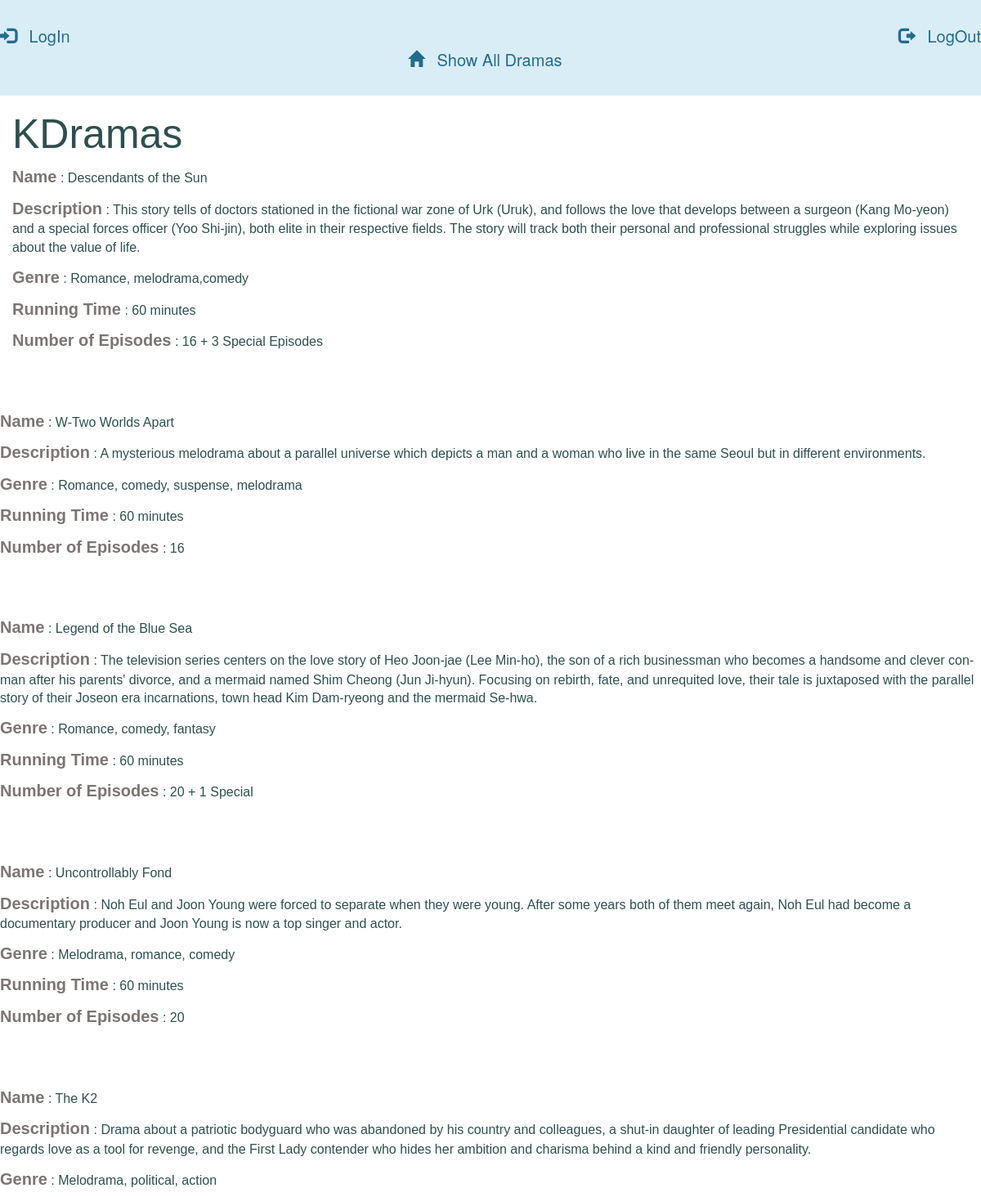
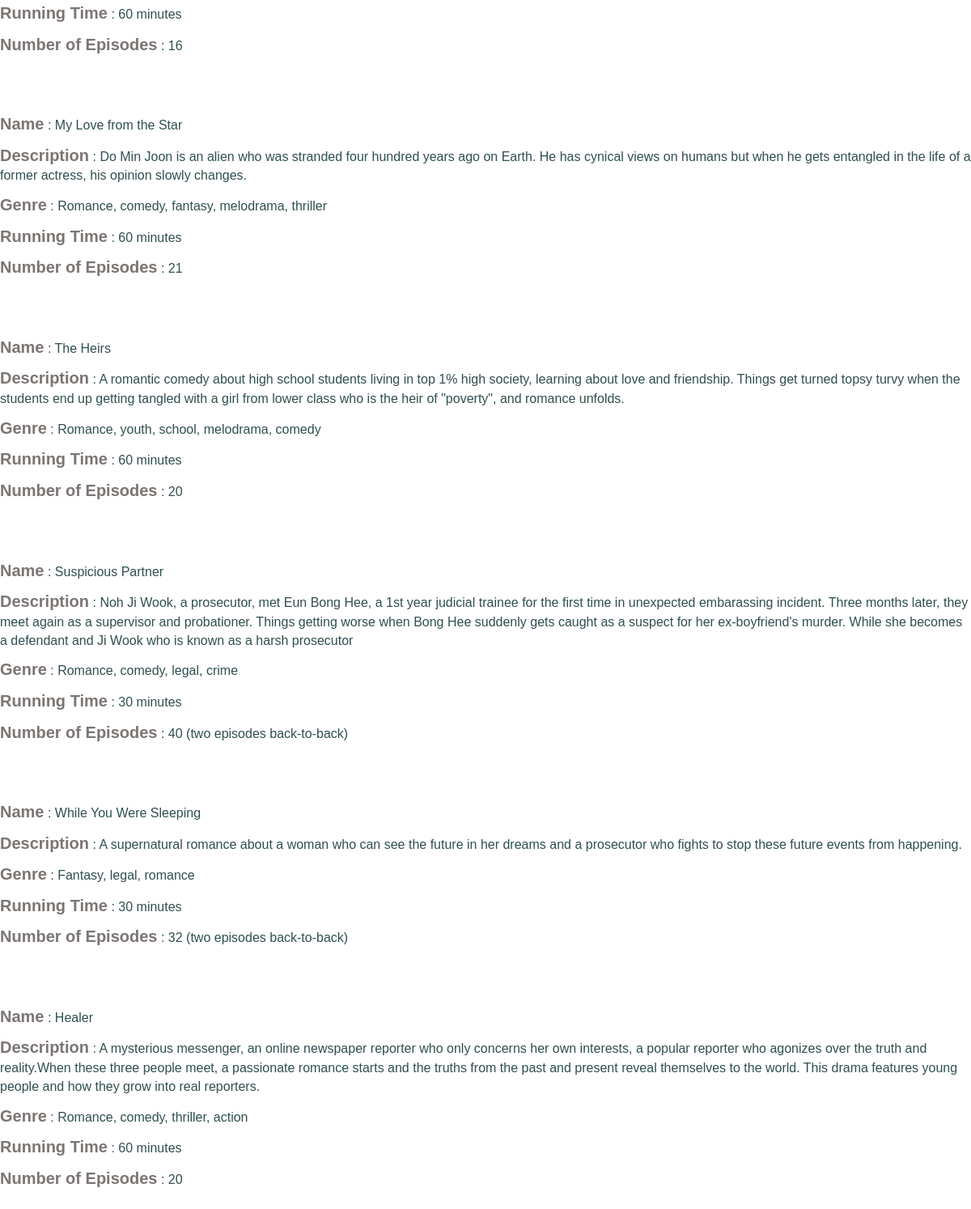
/dramas/1/dramasCat/, run on the app's committed database (2 pictures, top to bottom).
### database_setup.py (models this page shows, shortened)
class Dramas(Base):
    __tablename__ = 'dramas'
    id = Column(Integer, primary_key=True)
    name = Column(String(250), nullable=False)
    user_id = Column(Integer, ForeignKey('user.id'))
    user = relationship(User)

class DramaLang(Base):
    __tablename__ = 'dramas_lang'
    name = Column(String(250), nullable=False)
    id = Column(Integer, primary_key=True)
    description = Column(String(250))
    genre = Column(String(250))
    running_time = Column(String(10))
    no_of_episodes = Column(String(250))
    dramas_id = Column(Integer, ForeignKey('dramas.id'))
    dramas = relationship(Dramas)
    user_id = Column(Integer, ForeignKey('user.id'))
    user = relationship(User)

### project.py (the view)
@app.route('/dramas/<int:dramas_id>/')
@app.route('/dramas/<int:dramas_id>/dramasCat/')
def dramaList(dramas_id):
    dramas = session.query(Dramas).filter_by(id=dramas_id).one_or_none()
    creator = getUserInfo(dramas.user_id)
    dlist = session.query(DramaLang).filter_by(dramas_id=dramas_id)
    if 'username' not in login_session:
        return render_template('publicDramaLang.html',
                               dlist=dlist, dramas=dramas,
                               creator=creator)
    else:
        return render_template('drama.html', dlist=dlist,
                               dramas=dramas, creator=creator)

### project.py (called while the page is built)
def getUserInfo(user_id):
    user = session.query(User).filter_by(id=user_id).all()
    return user

### templates/publicDramaLang.html (shortened to what this page needs)
{% extends "main.html" %}
{% block content %}
{% include "header.html" %}
<h1>{{dramas.name}}
</h1>
{% for i in dlist%}
    <p><strong>Name</strong> :  {{i.name}}</p>
        <p><strong>Description</strong> :  {{i.description}}</p>
        <p><strong>Genre</strong> :  {{i.genre}}</p>
        <p><strong>Running Time</strong> :  {{i.running_time}}</p>
        <p><strong>Number of Episodes</strong> :  {{i.no_of_episodes}}</p>
        <br>
        <br>
        <br>
     </div>
{% endfor %}
{% endblock %}

### static/styles.css (style rules this page uses)
h1 { font-family: 'Trebuchet MS', 'Lucida Sans Unicode', 'Lucida Grande', 'Lucida Sans', Arial, sans-serif; font-size: 50px; color: #2F4F4F; display: block; }
p { font-family: 'Trebuchet MS', 'Lucida Sans Unicode', 'Lucida Grande', 'Lucida Sans', Arial, sans-serif; font-size: 16px; color:#2F4F4F; }
strong { font-size:20px; color:#7B7573; }

### data on the page
Dramas: name "KDramas"
DramaLang: name "Descendants of the Sun", description "This story tells of doctors stationed in the fictional war zone of Urk (Uruk), and follows the love that develops between a surgeon (Kang Mo-yeon) and a special forces officer (Yoo Shi-jin), both elite in their respective fields. The story will track both their personal and professional struggles while exploring issues about the value of life.", genre "Romance, melodrama,comedy", running_time "60 minutes", no_of_episodes "16 + 3 Special Episodes"
DramaLang: name "W-Two Worlds Apart", description "A mysterious melodrama about a parallel universe which depicts a man and a woman who live in the same Seoul but in different environments.", genre "Romance, comedy, suspense, melodrama", running_time "60 minutes", no_of_episodes "16"
DramaLang: name "Legend of the Blue Sea", description "The television series centers on the love story of Heo Joon-jae (Lee Min-ho), the son of a rich businessman who becomes a handsome and clever con-man after his parents' divorce, and a mermaid named Shim Cheong (Jun Ji-hyun). Focusing on rebirth, fate, and unrequited love, their tale is juxtaposed with the parallel story of their Joseon era incarnations, town head Kim Dam-ryeong and the mermaid Se-hwa.", genre "Romance, comedy, fantasy", running_time "60 minutes", no_of_episodes "20 + 1 Special"
DramaLang: name "Uncontrollably Fond", description "Noh Eul and Joon Young were forced to separate when they were young. After some years both of them meet again, Noh Eul had become a documentary producer and Joon Young is now a top singer and actor.", genre "Melodrama, romance, comedy", running_time "60 minutes", no_of_episodes "20"
DramaLang: name "The K2", description "Drama about a patriotic bodyguard who was abandoned by his country and colleagues, a shut-in daughter of leading Presidential candidate who regards love as a tool for revenge, and the First Lady contender who hides her ambition and charisma behind a kind and friendly personality.", genre "Melodrama, political, action", running_time "60 minutes", no_of_episodes "16"
DramaLang: name "My Love from the Star", description "Do Min Joon is an alien who was stranded four hundred years ago on Earth. He has cynical views on humans but when he gets entangled in the life of a former actress, his opinion slowly changes.", genre "Romance, comedy, fantasy, melodrama, thriller", running_time "60 minutes", no_of_episodes "21"
DramaLang: name "The Heirs", description "A romantic comedy about high school students living in top 1% high society, learning about love and friendship. Things get turned topsy turvy when the students end up getting tangled with a girl from lower class who is the heir of \"poverty\", and romance unfolds.", genre "Romance, youth, school, melodrama, comedy", running_time "60 minutes", no_of_episodes "20"
DramaLang: name "Suspicious Partner", description "Noh Ji Wook, a prosecutor, met Eun Bong Hee, a 1st year judicial trainee for the first time in unexpected embarassing incident. Three months later, they meet again as a supervisor and probationer. Things getting worse when Bong Hee suddenly gets caught as a suspect for her ex-boyfriend's murder. While she becomes a defendant and Ji Wook who is known as a harsh prosecutor", genre "Romance, comedy, legal, crime", running_time "30 minutes", no_of_episodes "40 (two episodes back-to-back)"
DramaLang: name "While You Were Sleeping", description "A supernatural romance about a woman who can see the future in her dreams and a prosecutor who fights to stop these future events from happening.", genre "Fantasy, legal, romance", running_time "30 minutes", no_of_episodes "32 (two episodes back-to-back)"
DramaLang: name "Healer", description "A mysterious messenger, an online newspaper reporter who only concerns her own interests, a popular reporter who agonizes over the truth and reality.When these three people meet, a passionate romance starts and the truths from the past and present reveal themselves to the world. This drama features young people and how they grow into real reporters.", genre "Romance, comedy, thriller, action", running_time "60 minutes", no_of_episodes "20"
